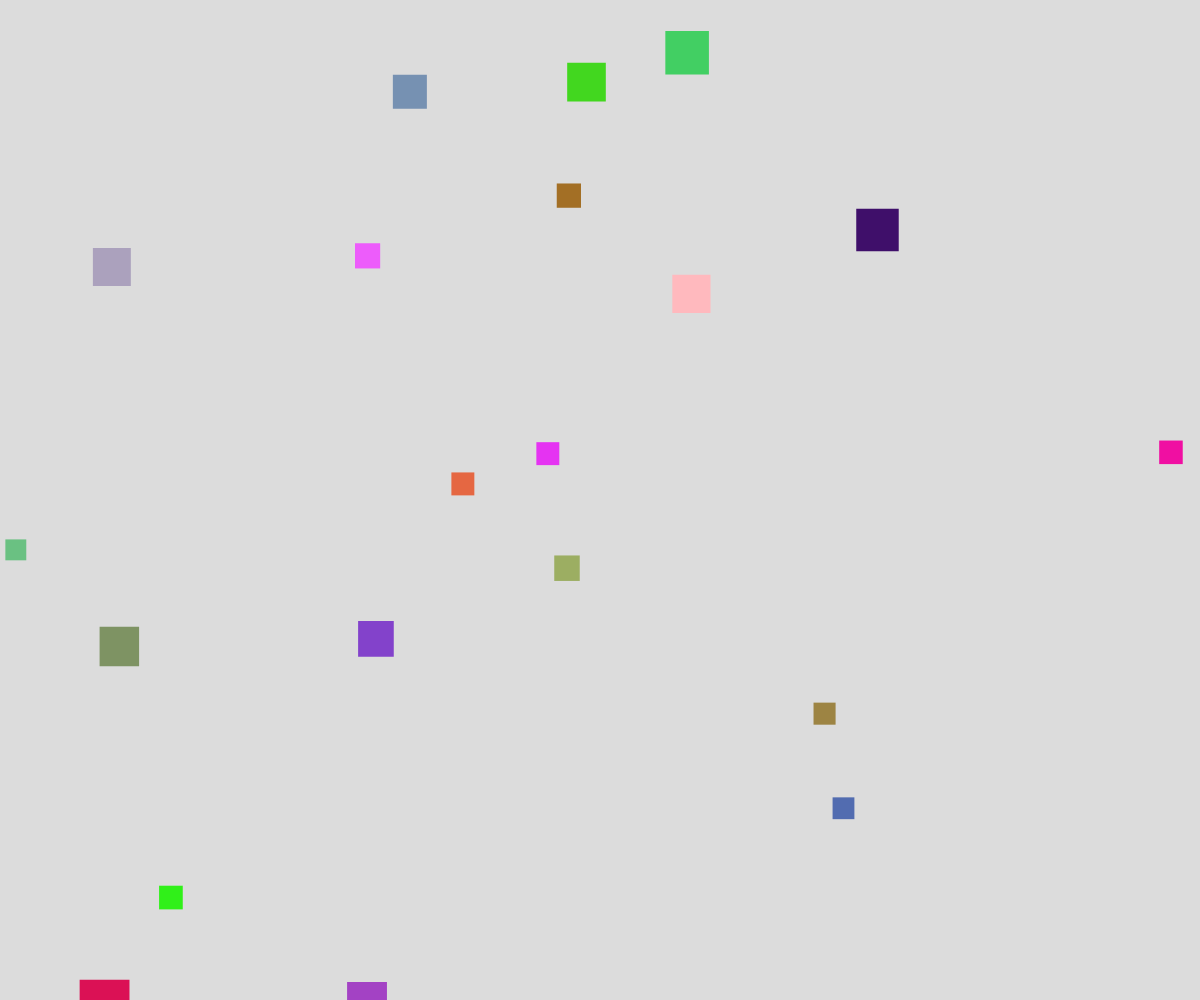
Frame 1 (no input)
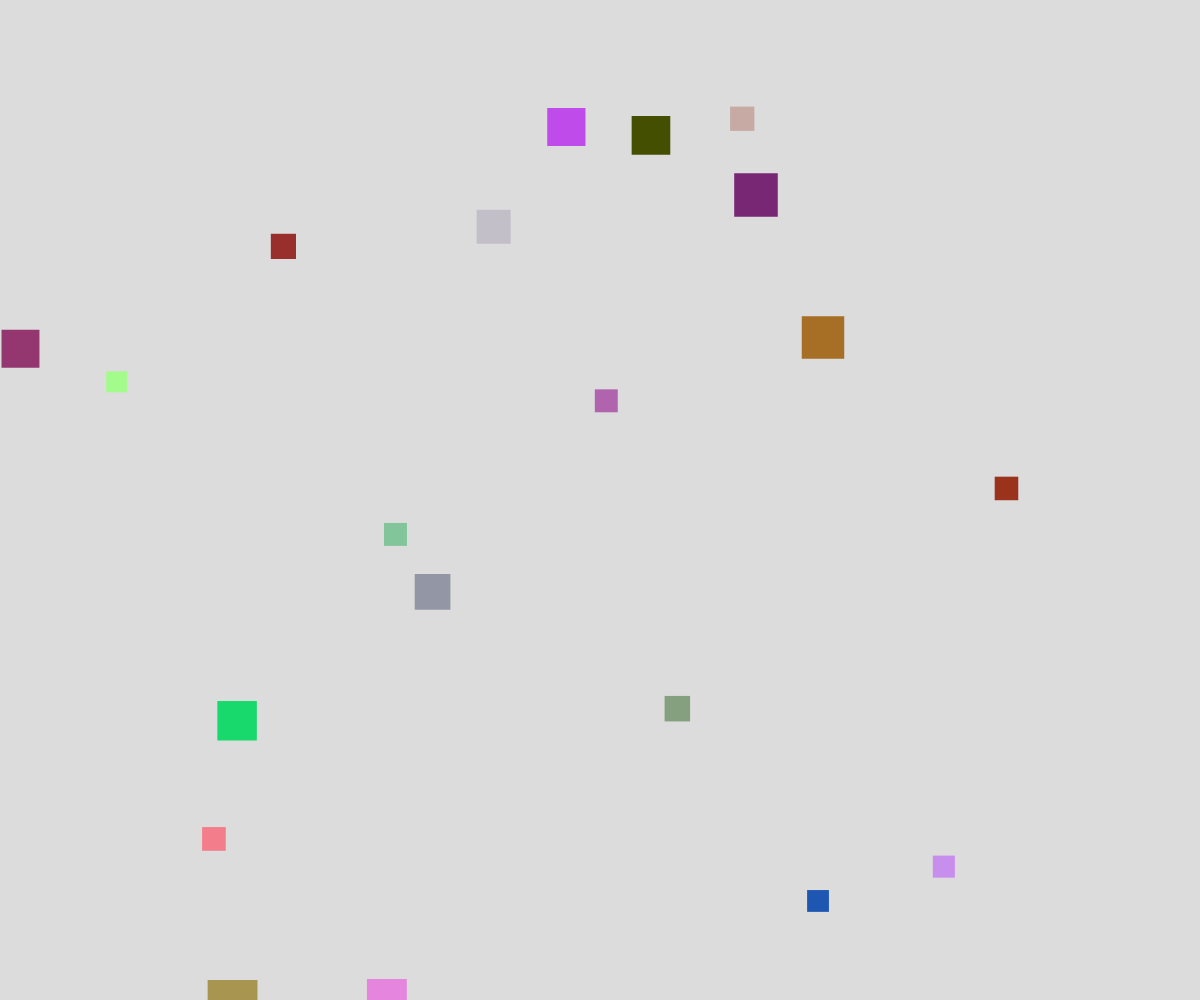
Frame 60 (no input)
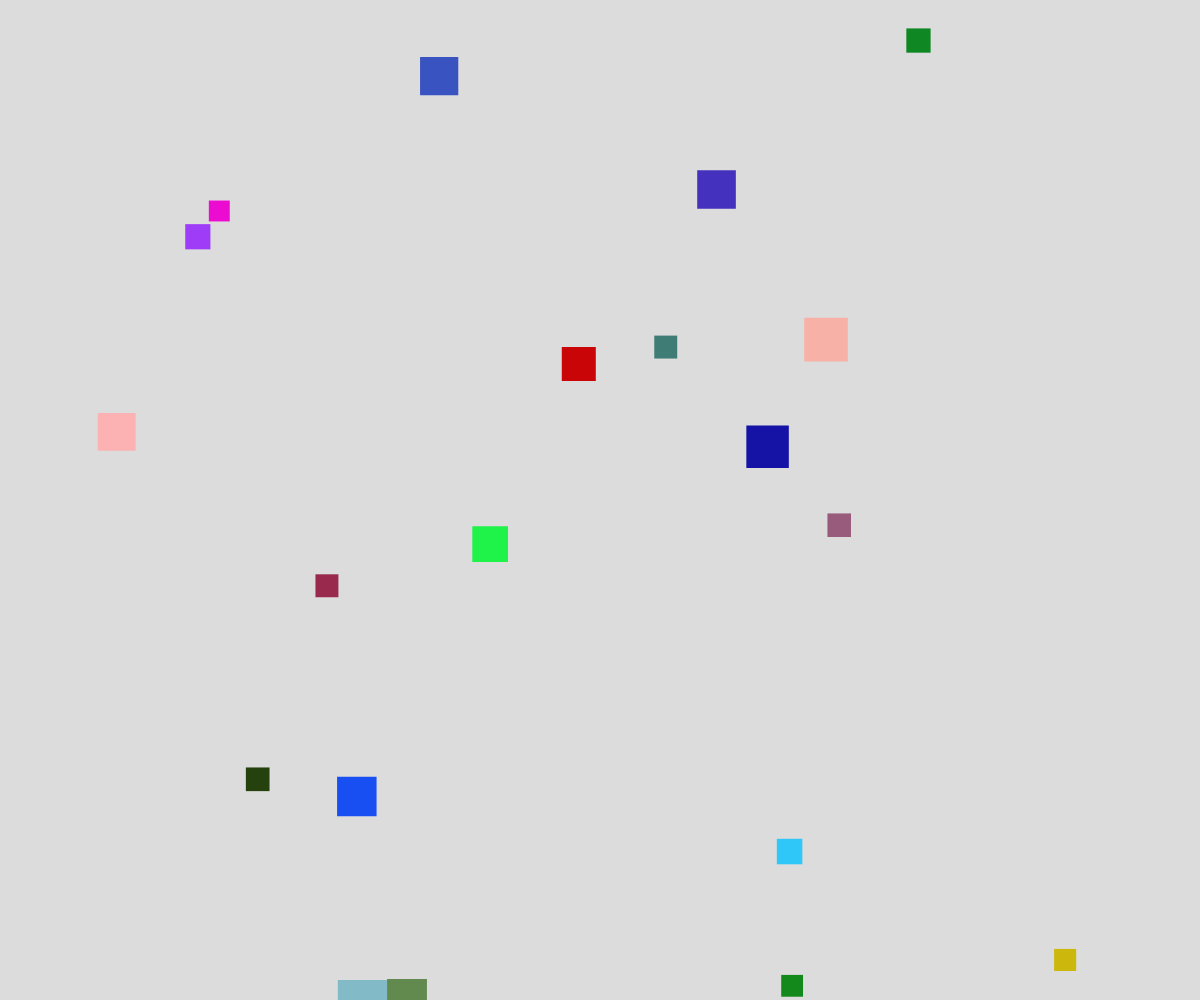
Frame 120 (the mouse pressed at the canvas centre since frame 60)

The p5.js sketch that drew these frames (run headless with seeded random() and noise() and a simulated clock; from frame 60 on, the mouse is pressed at the canvas centre):

// p5.js sketch
// ── sketch.js
let squares = []; // Array to store square objects
let numSquares = 20; // Number of squares to create

function setup() {
  createCanvas(windowWidth, windowHeight);
  for (let i = 0; i < numSquares; i++) {
    let x = random(width);
    let y = random(height);
    let size = random(20, 50);
    let speedX = random(-3, 3);
    let speedY = random(-3, 3);
    squares.push(new Square(x, y, size, speedX, speedY));
  }
}

function draw() {
  background(220);

  // Loop through all squares and update their positions
  for (let square of squares) {
    square.move();
    square.draw();
  }
}

// Function to check boundaries and reverse direction if needed
function checkBoundaries(value, min, max, speed) {
  if (value < min || value > max) {
    return -speed; // Reverse direction
  }
  return speed;
}

class Square {
  constructor(x, y, size, speedX, speedY) {
    this.x = x; // x-coordinate
    this.y = y; // y-coordinate
    this.size = size; // Size of the square
    this.speedX = speedX; // Horizontal speed
    this.speedY = speedY; // Vertical speed
  }

  draw() {
    fill(random(255), random(255), random(255));
    noStroke();
    rect(this.x, this.y, this.size, this.size);
  }

  move() {
    this.x += this.speedX;
    this.y += this.speedY;

    // Check boundaries and reverse direction if needed
    this.speedX = checkBoundaries(this.x, 0, width - this.size, this.speedX);
    this.speedY = checkBoundaries(this.y, 0, height - this.size, this.speedY);
  }
}
